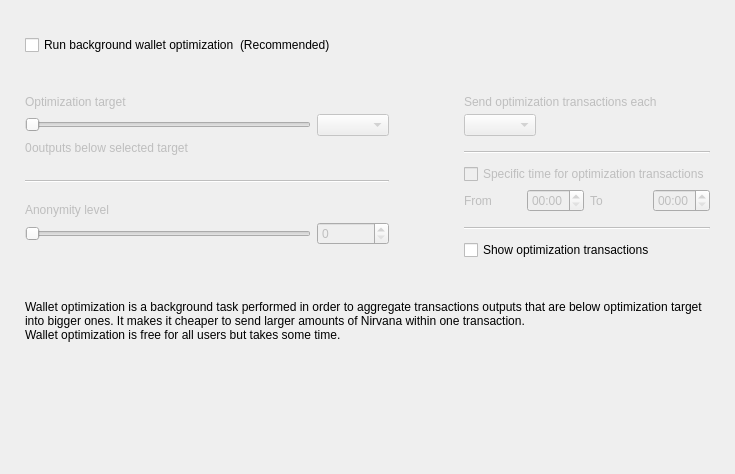
<?xml version="1.0" encoding="UTF-8"?>
<ui version="4.0">
 <class>OptimizationOptionsFrame</class>
 <widget class="QFrame" name="OptimizationOptionsFrame">
  <property name="geometry">
   <rect>
    <x>0</x>
    <y>0</y>
    <width>735</width>
    <height>474</height>
   </rect>
  </property>
  <property name="windowTitle">
   <string>Frame</string>
  </property>
  <property name="frameShape">
   <enum>QFrame::NoFrame</enum>
  </property>
  <property name="frameShadow">
   <enum>QFrame::Raised</enum>
  </property>
  <layout class="QVBoxLayout" name="verticalLayout">
   <property name="spacing">
    <number>0</number>
   </property>
   <property name="leftMargin">
    <number>25</number>
   </property>
   <property name="topMargin">
    <number>35</number>
   </property>
   <property name="rightMargin">
    <number>25</number>
   </property>
   <property name="bottomMargin">
    <number>0</number>
   </property>
   <item>
    <layout class="QHBoxLayout" name="horizontalLayout_2">
     <item>
      <widget class="QCheckBox" name="m_enableOptimizationCheck">
       <property name="text">
        <string>Run background wallet optimization</string>
       </property>
      </widget>
     </item>
     <item>
      <widget class="WalletGui::WalletNormalGrayTextLabel" name="label_8">
       <property name="text">
        <string>(Recommended)</string>
       </property>
      </widget>
     </item>
     <item>
      <spacer name="horizontalSpacer">
       <property name="orientation">
        <enum>Qt::Horizontal</enum>
       </property>
       <property name="sizeHint" stdset="0">
        <size>
         <width>40</width>
         <height>20</height>
        </size>
       </property>
      </spacer>
     </item>
    </layout>
   </item>
   <item>
    <spacer name="verticalSpacer_2">
     <property name="orientation">
      <enum>Qt::Vertical</enum>
     </property>
     <property name="sizeType">
      <enum>QSizePolicy::Fixed</enum>
     </property>
     <property name="sizeHint" stdset="0">
      <size>
       <width>20</width>
       <height>40</height>
      </size>
     </property>
    </spacer>
   </item>
   <item>
    <widget class="QWidget" name="m_optimizationOptionsWidget" native="true">
     <property name="enabled">
      <bool>true</bool>
     </property>
     <layout class="QHBoxLayout" name="horizontalLayout">
      <property name="spacing">
       <number>75</number>
      </property>
      <property name="leftMargin">
       <number>0</number>
      </property>
      <property name="topMargin">
       <number>0</number>
      </property>
      <property name="rightMargin">
       <number>0</number>
      </property>
      <property name="bottomMargin">
       <number>0</number>
      </property>
      <item alignment="Qt::AlignTop">
       <widget class="QWidget" name="widget1" native="true">
        <property name="enabled">
         <bool>false</bool>
        </property>
        <layout class="QGridLayout" name="gridLayout" columnstretch="50,0,0,0">
         <property name="leftMargin">
          <number>0</number>
         </property>
         <property name="topMargin">
          <number>0</number>
         </property>
         <property name="rightMargin">
          <number>0</number>
         </property>
         <property name="bottomMargin">
          <number>0</number>
         </property>
         <property name="verticalSpacing">
          <number>5</number>
         </property>
         <item row="0" column="0" colspan="4">
          <widget class="WalletGui::WalletNormalBlackTextLabel" name="label_5">
           <property name="text">
            <string>Optimization target</string>
           </property>
           <property name="indent">
            <number>0</number>
           </property>
          </widget>
         </item>
         <item row="4" column="0" colspan="4">
          <spacer name="verticalSpacer_3">
           <property name="orientation">
            <enum>Qt::Vertical</enum>
           </property>
           <property name="sizeType">
            <enum>QSizePolicy::Fixed</enum>
           </property>
           <property name="sizeHint" stdset="0">
            <size>
             <width>20</width>
             <height>20</height>
            </size>
           </property>
          </spacer>
         </item>
         <item row="1" column="0" colspan="3">
          <widget class="QSlider" name="m_thresholdSlider">
           <property name="maximum">
            <number>6</number>
           </property>
           <property name="pageStep">
            <number>1</number>
           </property>
           <property name="orientation">
            <enum>Qt::Horizontal</enum>
           </property>
          </widget>
         </item>
         <item row="1" column="3">
          <widget class="QComboBox" name="m_thresholdCombo"/>
         </item>
         <item row="5" column="0" colspan="4">
          <widget class="Line" name="line">
           <property name="orientation">
            <enum>Qt::Horizontal</enum>
           </property>
          </widget>
         </item>
         <item row="6" column="0" colspan="4">
          <spacer name="verticalSpacer_4">
           <property name="orientation">
            <enum>Qt::Vertical</enum>
           </property>
           <property name="sizeType">
            <enum>QSizePolicy::Fixed</enum>
           </property>
           <property name="sizeHint" stdset="0">
            <size>
             <width>20</width>
             <height>15</height>
            </size>
           </property>
          </spacer>
         </item>
         <item row="8" column="3">
          <widget class="QSpinBox" name="m_mixinSpin">
           <property name="buttonSymbols">
            <enum>QAbstractSpinBox::UpDownArrows</enum>
           </property>
          </widget>
         </item>
         <item row="7" column="0" colspan="4">
          <widget class="WalletGui::WalletNormalBlackTextLabel" name="label_7">
           <property name="text">
            <string>Anonymity level</string>
           </property>
           <property name="indent">
            <number>0</number>
           </property>
          </widget>
         </item>
         <item row="8" column="0" colspan="3">
          <widget class="QSlider" name="m_mixinSlider">
           <property name="pageStep">
            <number>1</number>
           </property>
           <property name="orientation">
            <enum>Qt::Horizontal</enum>
           </property>
          </widget>
         </item>
         <item row="2" column="0" colspan="4">
          <spacer name="verticalSpacer_12">
           <property name="orientation">
            <enum>Qt::Vertical</enum>
           </property>
           <property name="sizeType">
            <enum>QSizePolicy::Fixed</enum>
           </property>
           <property name="sizeHint" stdset="0">
            <size>
             <width>20</width>
             <height>0</height>
            </size>
           </property>
          </spacer>
         </item>
         <item row="3" column="0" colspan="4">
          <layout class="QHBoxLayout" name="horizontalLayout_3" stretch="0,1">
           <item>
            <widget class="QLabel" name="m_nonOptimizedOutputsLabel">
             <property name="text">
              <string>0</string>
             </property>
            </widget>
           </item>
           <item>
            <widget class="WalletGui::WalletNormalBlackTextLabel" name="m_nonOptimizedOutputsTextLabel">
             <property name="text">
              <string>outputs below selected target</string>
             </property>
            </widget>
           </item>
          </layout>
         </item>
        </layout>
       </widget>
      </item>
      <item>
       <layout class="QVBoxLayout" name="verticalLayout_3">
        <property name="spacing">
         <number>10</number>
        </property>
        <property name="rightMargin">
         <number>0</number>
        </property>
        <property name="bottomMargin">
         <number>0</number>
        </property>
        <item>
         <widget class="QWidget" name="widget2" native="true">
          <property name="enabled">
           <bool>false</bool>
          </property>
          <layout class="QGridLayout" name="gridLayout_2" columnstretch="0,0,0,0">
           <property name="leftMargin">
            <number>0</number>
           </property>
           <property name="topMargin">
            <number>0</number>
           </property>
           <property name="rightMargin">
            <number>0</number>
           </property>
           <property name="bottomMargin">
            <number>0</number>
           </property>
           <property name="verticalSpacing">
            <number>5</number>
           </property>
           <item row="2" column="0" colspan="2" alignment="Qt::AlignLeft">
            <widget class="QComboBox" name="m_periodCombo"/>
           </item>
           <item row="8" column="0">
            <widget class="WalletGui::WalletNormalBlackTextLabel" name="label_2">
             <property name="text">
              <string>From</string>
             </property>
            </widget>
           </item>
           <item row="8" column="1">
            <widget class="QTimeEdit" name="m_startTimeEdit">
             <property name="enabled">
              <bool>false</bool>
             </property>
             <property name="displayFormat">
              <string>HH:mm</string>
             </property>
            </widget>
           </item>
           <item row="8" column="2">
            <widget class="WalletGui::WalletNormalBlackTextLabel" name="label_3">
             <property name="text">
              <string>To</string>
             </property>
            </widget>
           </item>
           <item row="8" column="3">
            <widget class="QTimeEdit" name="m_stopTimeEdit">
             <property name="enabled">
              <bool>false</bool>
             </property>
             <property name="displayFormat">
              <string>HH:mm</string>
             </property>
            </widget>
           </item>
           <item row="6" column="0" colspan="4">
            <widget class="QCheckBox" name="m_optimizationTimeCheck">
             <property name="text">
              <string>Specific time for optimization transactions</string>
             </property>
            </widget>
           </item>
           <item row="4" column="0" colspan="4">
            <widget class="Line" name="line_2">
             <property name="orientation">
              <enum>Qt::Horizontal</enum>
             </property>
            </widget>
           </item>
           <item row="0" column="0" colspan="4">
            <widget class="WalletGui::WalletNormalBlackTextLabel" name="label_4">
             <property name="text">
              <string>Send optimization transactions each</string>
             </property>
             <property name="indent">
              <number>0</number>
             </property>
            </widget>
           </item>
           <item row="7" column="0" colspan="4">
            <spacer name="verticalSpacer_8">
             <property name="orientation">
              <enum>Qt::Vertical</enum>
             </property>
             <property name="sizeType">
              <enum>QSizePolicy::Fixed</enum>
             </property>
             <property name="sizeHint" stdset="0">
              <size>
               <width>20</width>
               <height>0</height>
              </size>
             </property>
            </spacer>
           </item>
           <item row="3" column="0" colspan="4">
            <spacer name="verticalSpacer_6">
             <property name="orientation">
              <enum>Qt::Vertical</enum>
             </property>
             <property name="sizeType">
              <enum>QSizePolicy::Fixed</enum>
             </property>
             <property name="sizeHint" stdset="0">
              <size>
               <width>20</width>
               <height>10</height>
              </size>
             </property>
            </spacer>
           </item>
           <item row="10" column="0" colspan="4">
            <widget class="Line" name="line_3">
             <property name="orientation">
              <enum>Qt::Horizontal</enum>
             </property>
            </widget>
           </item>
           <item row="1" column="0" colspan="4">
            <spacer name="verticalSpacer_5">
             <property name="orientation">
              <enum>Qt::Vertical</enum>
             </property>
             <property name="sizeType">
              <enum>QSizePolicy::Fixed</enum>
             </property>
             <property name="sizeHint" stdset="0">
              <size>
               <width>20</width>
               <height>0</height>
              </size>
             </property>
            </spacer>
           </item>
           <item row="5" column="0" colspan="4">
            <spacer name="verticalSpacer_7">
             <property name="orientation">
              <enum>Qt::Vertical</enum>
             </property>
             <property name="sizeType">
              <enum>QSizePolicy::Fixed</enum>
             </property>
             <property name="sizeHint" stdset="0">
              <size>
               <width>20</width>
               <height>5</height>
              </size>
             </property>
            </spacer>
           </item>
           <item row="9" column="0" colspan="4">
            <spacer name="verticalSpacer_10">
             <property name="orientation">
              <enum>Qt::Vertical</enum>
             </property>
             <property name="sizeType">
              <enum>QSizePolicy::Fixed</enum>
             </property>
             <property name="sizeHint" stdset="0">
              <size>
               <width>20</width>
               <height>10</height>
              </size>
             </property>
            </spacer>
           </item>
          </layout>
         </widget>
        </item>
        <item>
         <widget class="QCheckBox" name="m_showFusionTransactionsCheck">
          <property name="enabled">
           <bool>true</bool>
          </property>
          <property name="text">
           <string>Show optimization transactions</string>
          </property>
         </widget>
        </item>
       </layout>
      </item>
     </layout>
    </widget>
   </item>
   <item>
    <spacer name="verticalSpacer_11">
     <property name="orientation">
      <enum>Qt::Vertical</enum>
     </property>
     <property name="sizeType">
      <enum>QSizePolicy::Fixed</enum>
     </property>
     <property name="sizeHint" stdset="0">
      <size>
       <width>20</width>
       <height>40</height>
      </size>
     </property>
    </spacer>
   </item>
   <item>
    <widget class="WalletGui::WalletExtraNormalGrayTextLabel" name="m_helpLabel">
     <property name="text">
      <string>Wallet optimization is a background task performed in order to aggregate transactions outputs that are below optimization target into bigger ones. It makes it cheaper to send larger amounts of Nirvana within one transaction.
Wallet optimization is free for all users but takes some time.</string>
     </property>
     <property name="wordWrap">
      <bool>true</bool>
     </property>
    </widget>
   </item>
   <item>
    <spacer name="verticalSpacer">
     <property name="orientation">
      <enum>Qt::Vertical</enum>
     </property>
     <property name="sizeHint" stdset="0">
      <size>
       <width>20</width>
       <height>40</height>
      </size>
     </property>
    </spacer>
   </item>
  </layout>
 </widget>
 <customwidgets>
  <customwidget>
   <class>WalletGui::WalletNormalGrayTextLabel</class>
   <extends>QLabel</extends>
   <header>Gui/Common/WalletTextLabel.h</header>
  </customwidget>
  <customwidget>
   <class>WalletGui::WalletNormalBlackTextLabel</class>
   <extends>QLabel</extends>
   <header>Gui/Common/WalletTextLabel.h</header>
  </customwidget>
  <customwidget>
   <class>WalletGui::WalletExtraNormalGrayTextLabel</class>
   <extends>QLabel</extends>
   <header>Gui/Common/WalletTextLabel.h</header>
  </customwidget>
 </customwidgets>
 <resources/>
 <connections>
  <connection>
   <sender>m_enableOptimizationCheck</sender>
   <signal>toggled(bool)</signal>
   <receiver>widget1</receiver>
   <slot>setEnabled(bool)</slot>
   <hints>
    <hint type="sourcelabel">
     <x>147</x>
     <y>47</y>
    </hint>
    <hint type="destinationlabel">
     <x>176</x>
     <y>204</y>
    </hint>
   </hints>
  </connection>
  <connection>
   <sender>m_thresholdSlider</sender>
   <signal>valueChanged(int)</signal>
   <receiver>OptimizationOptionsFrame</receiver>
   <slot>thresholdChanged(int)</slot>
   <hints>
    <hint type="sourcelabel">
     <x>116</x>
     <y>139</y>
    </hint>
    <hint type="destinationlabel">
     <x>355</x>
     <y>194</y>
    </hint>
   </hints>
  </connection>
  <connection>
   <sender>m_mixinSlider</sender>
   <signal>valueChanged(int)</signal>
   <receiver>OptimizationOptionsFrame</receiver>
   <slot>mixinChanged(int)</slot>
   <hints>
    <hint type="sourcelabel">
     <x>116</x>
     <y>240</y>
    </hint>
    <hint type="destinationlabel">
     <x>367</x>
     <y>236</y>
    </hint>
   </hints>
  </connection>
  <connection>
   <sender>m_optimizationTimeCheck</sender>
   <signal>toggled(bool)</signal>
   <receiver>m_startTimeEdit</receiver>
   <slot>setEnabled(bool)</slot>
   <hints>
    <hint type="sourcelabel">
     <x>543</x>
     <y>179</y>
    </hint>
    <hint type="destinationlabel">
     <x>501</x>
     <y>207</y>
    </hint>
   </hints>
  </connection>
  <connection>
   <sender>m_optimizationTimeCheck</sender>
   <signal>toggled(bool)</signal>
   <receiver>m_stopTimeEdit</receiver>
   <slot>setEnabled(bool)</slot>
   <hints>
    <hint type="sourcelabel">
     <x>543</x>
     <y>179</y>
    </hint>
    <hint type="destinationlabel">
     <x>643</x>
     <y>207</y>
    </hint>
   </hints>
  </connection>
  <connection>
   <sender>m_mixinSpin</sender>
   <signal>valueChanged(int)</signal>
   <receiver>OptimizationOptionsFrame</receiver>
   <slot>mixinChanged(int)</slot>
   <hints>
    <hint type="sourcelabel">
     <x>273</x>
     <y>271</y>
    </hint>
    <hint type="destinationlabel">
     <x>367</x>
     <y>236</y>
    </hint>
   </hints>
  </connection>
  <connection>
   <sender>m_thresholdCombo</sender>
   <signal>currentIndexChanged(int)</signal>
   <receiver>OptimizationOptionsFrame</receiver>
   <slot>thresholdChanged(int)</slot>
   <hints>
    <hint type="sourcelabel">
     <x>270</x>
     <y>139</y>
    </hint>
    <hint type="destinationlabel">
     <x>367</x>
     <y>236</y>
    </hint>
   </hints>
  </connection>
  <connection>
   <sender>m_enableOptimizationCheck</sender>
   <signal>toggled(bool)</signal>
   <receiver>widget2</receiver>
   <slot>setEnabled(bool)</slot>
   <hints>
    <hint type="sourcelabel">
     <x>158</x>
     <y>48</y>
    </hint>
    <hint type="destinationlabel">
     <x>556</x>
     <y>197</y>
    </hint>
   </hints>
  </connection>
 </connections>
 <slots>
  <slot>thresholdChanged(int)</slot>
  <slot>mixinChanged(int)</slot>
 </slots>
</ui>
